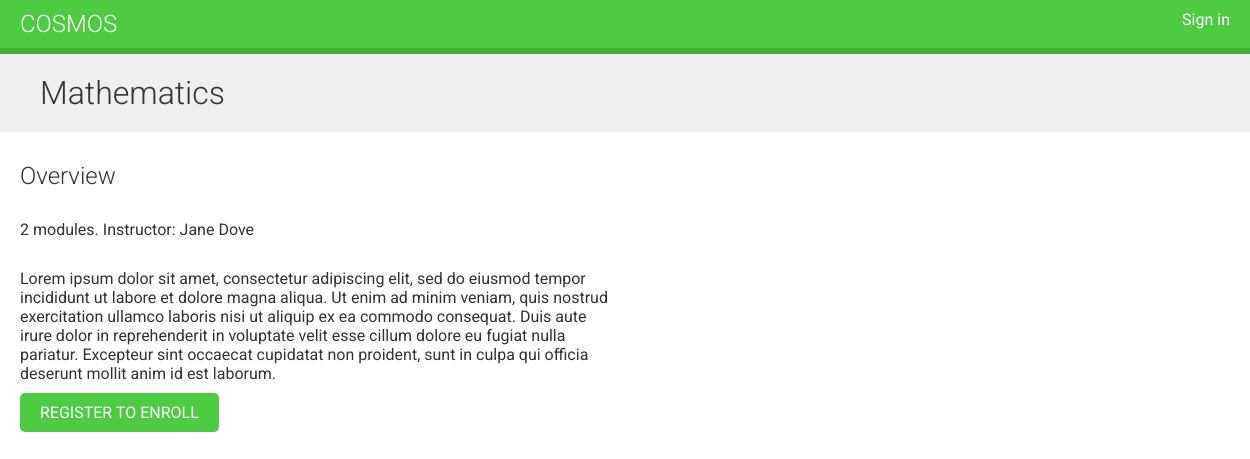
The page /course/mathematics/ on the database its author committed.
### courses/models.py (models this page shows, shortened)
class Course(models.Model):
    owner = models.ForeignKey(User, related_name='courses_created', on_delete=models.CASCADE)
    title = models.CharField(max_length=200)
    slug = models.SlugField(max_length=200, unique=True)
    overview = models.TextField()
    created = models.DateTimeField(auto_now_add=True)
    students = models.ManyToManyField(User, related_name='courses_joined', blank=True)
    class Meta:
        ordering = ['-created']

### courses/views.py (the view)
# urls.py: path('<slug:slug>/', views.CourseDetailView.as_view(), name='course_detail'),
class CourseDetailView(DetailView):
    model = Course
    template_name = 'courses/course/detail.html'
    def get_context_data(self, **kwargs):
        context = super().get_context_data(**kwargs)
        context['enroll_form'] = CourseEnrollForm( initial={'course':self.object})
        return context

### courses/templates/courses/course/detail.html (shortened to what this page needs)
{% extends "base.html" %}
{% block content %}
  {% with subject=object.subject %}
    <h1>
      {{ object.title }}
    </h1>
    <div class="module">
      <h2>Overview</h2>
      <p>
        {{ object.modules.count }} modules.
        Instructor: {{ object.owner.get_full_name }}
      </p>
      {{ object.overview|linebreaks }}
      {% if request.user.is_authenticated %}
        <form action="{% url 'student_enroll_course' %}" method="post">
          {{ enroll_form }}
          {% csrf_token %}
          <input type="submit" value="Enroll now">
        </form>
      {% else %}
        <a href="{% url 'student_registration' %}" class="button">
          Register to enroll
        </a>
      {% endif %}
    </div>
  {% endwith %}
{% endblock %}

### courses/static/css/base.css (style rules this page uses)
body { margin:0; font-family:'Roboto', sans-serif; font-weight:400; color:#333; }
a { color:#3fad37; text-decoration:none; }
h1, h2, h3, h4, h5, h6 { font-family:'Roboto', sans-serif; font-weight:300; }
h1 { background:#efefef; width:100%; overflow:auto; padding:20px 0 20px 40px; margin:0; }
.module { padding:10px 20px; float:left; width:600px; }
.module p { margin:10px 0 20px; width:100%; float:left; }
input[type=submit], a.button { border-radius:5px; background:#4dcc43; color:#fff; font-size:16px; text-transform:uppercase; border:none; padding:10px 20px; margin:20px 0; }

### rows shown on the page
Course: title "Mathematics", modules.count "2", owner.get_full_name "Jane Dove", overview "Lorem ipsum dolor sit amet, consectetur adipiscing elit, sed do eiusmod tempor incididunt ut labore et dolore magna aliqua. Ut enim ad minim veniam, quis nostrud exercitation ullamco laboris nisi ut aliquip ex ea commodo consequat. Duis aute irure dolor in reprehenderit in voluptate velit esse cillum dolore eu fugiat nulla pariatur. Excepteur sint occaecat cupidatat non proident, sunt in culpa qui officia deserunt mollit anim id est laborum."
